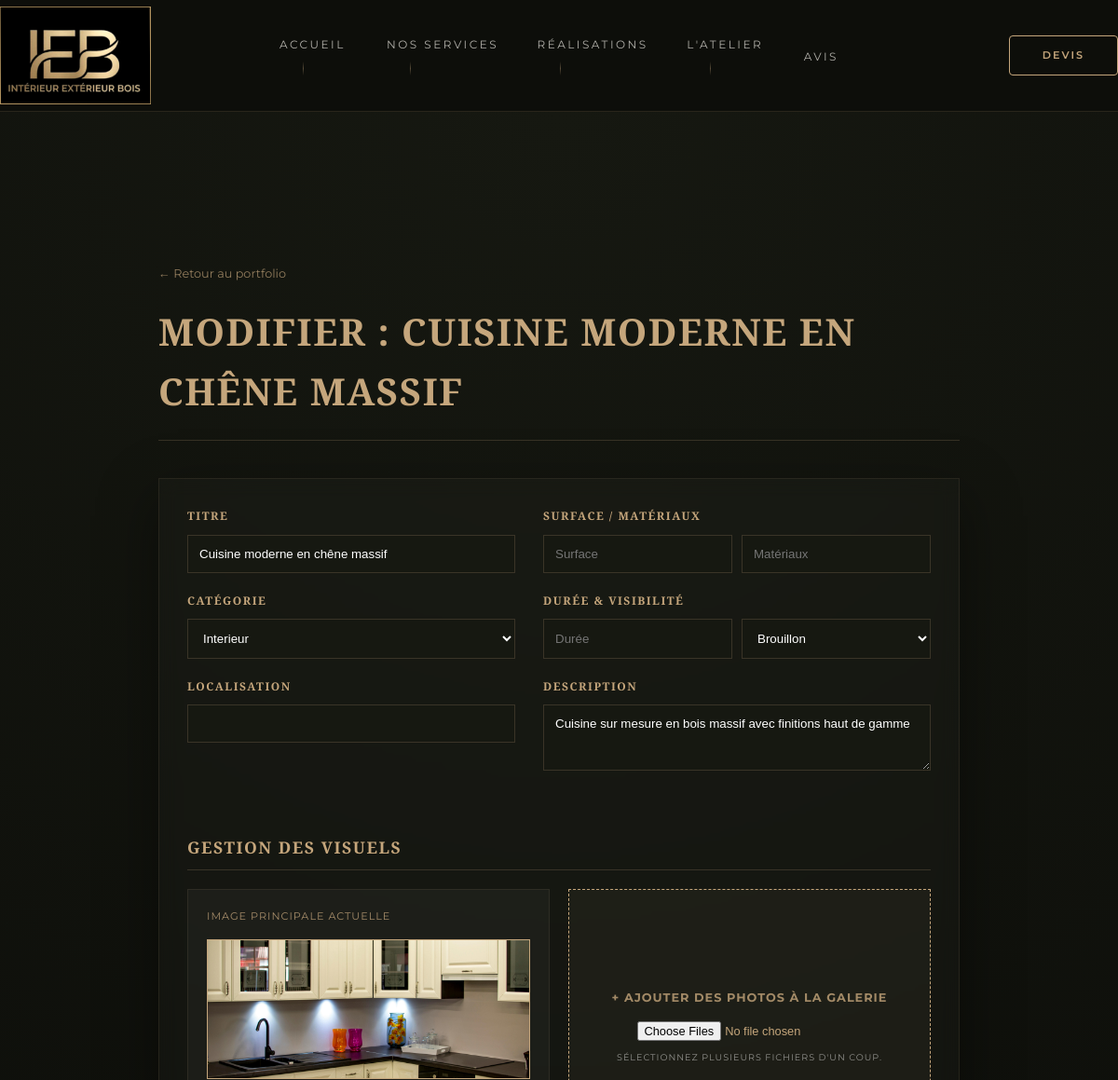
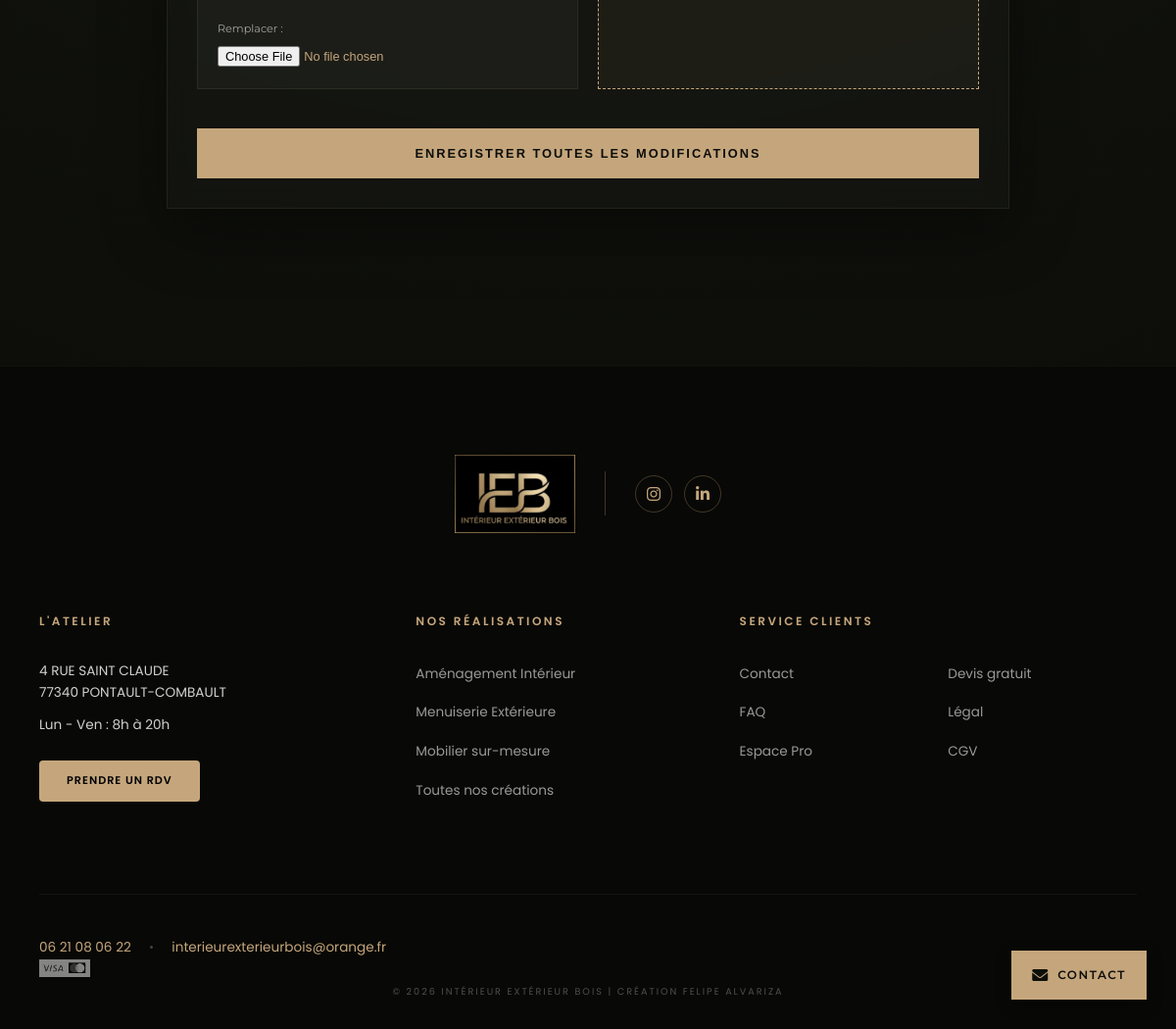
The app's page /admin/edit_projet.php?id=1 (signed in) with its own data (2 pictures, top to bottom).
### tables this page shows
CREATE TABLE IF NOT EXISTS `projets` (
  `id` int(11) NOT NULL AUTO_INCREMENT,
  `titre` varchar(255) NOT NULL,
  `slug` varchar(255) DEFAULT NULL,
  `description` mediumtext DEFAULT NULL,
  `type` varchar(100) DEFAULT NULL,
  `localisation` varchar(255) DEFAULT NULL,
  `surface` varchar(50) DEFAULT NULL,
  `materiaux` mediumtext DEFAULT NULL,
  `duree` varchar(100) DEFAULT NULL,
  `image_principale` varchar(255) DEFAULT NULL,
  `statut` enum('brouillon','publie','corbeille') DEFAULT 'brouillon',
  `date_creation` datetime DEFAULT current_timestamp(),
  PRIMARY KEY (`id`)
);

### src/admin/edit_projet.php (the view, shortened to what this page needs)
<?php
require_once('../includes/db.php');
$id = isset($_GET['id']) ? intval($_GET['id']) : 0;
$stmt = $pdo->prepare("SELECT * FROM projets WHERE id = ?");
$stmt->execute([$id]);
$p = $stmt->fetch();
include('../includes/header.php');
?>
<link rel="stylesheet" href="../css/admin.css">
<main class="admin-main">
    <div class="container" style="max-width: 900px; margin: 0 auto; padding: 40px 20px;">
        <header style="margin-bottom: 40px; border-bottom: 1px solid rgba(197, 166, 124, 0.2); padding-bottom: 20px;">
            <a href="projets.php" class="btn-action" style="margin-bottom: 20px; display: inline-block; color: #c5a67c; text-decoration: none;">← Retour au portfolio</a>
            <h1 class="serif-gold" style="color: #c5a67c; font-family: 'Playfair Display', serif; font-size: 2.5rem;">Modifier : <?= htmlspecialchars($p['titre']) ?></h1>
        </header>
        <form action="" method="POST" enctype="multipart/form-data" class="card-premium" style="background: rgba(255, 255, 255, 0.02); padding: 30px; border: 1px solid rgba(197, 166, 124, 0.1);">
            <div style="display: grid; grid-template-columns: 1fr 1fr; gap: 30px;">
                <div>
                    <div style="margin-bottom: 20px;">
                        <label class="serif-gold" style="font-size: 0.75rem; display: block; margin-bottom: 10px; color: #c5a67c; text-transform: uppercase;">Titre</label>
                        <input type="text" name="titre" value="<?= htmlspecialchars($p['titre']) ?>" required style="width: 100%; background: #161811; border: 1px solid rgba(197, 166, 124, 0.2); padding: 12px; color: #fff;">
                    </div>
                    <div style="margin-bottom: 20px;">
                        <label class="serif-gold" style="font-size: 0.75rem; display: block; margin-bottom: 10px; color: #c5a67c; text-transform: uppercase;">Catégorie</label>
                        <select name="type" style="width: 100%; background: #161811; border: 1px solid rgba(197, 166, 124, 0.2); padding: 12px; color: #fff;">
                            <?php
                            $categories = ['interieur', 'exterieur', 'sur-mesure', 'pro', 'renovation'];
                            foreach($categories as $cat): ?>
                                <option value="<?= $cat ?>" <?= ($p['type'] == $cat) ? 'selected' : '' ?>><?= ucfirst($cat) ?></option>
                            <?php endforeach; ?>
                        </select>
                    </div>
                    <div style="margin-bottom: 20px;">
                        <label class="serif-gold" style="font-size: 0.75rem; display: block; margin-bottom: 10px; color: #c5a67c; text-transform: uppercase;">Localisation</label>
                        <input type="text" name="localisation" value="<?= htmlspecialchars($p['localisation'] ?? '') ?>" style="width: 100%; background: #161811; border: 1px solid rgba(197, 166, 124, 0.2); padding: 12px; color: #fff;">
                    </div>
                </div>
                <div>
                    <div style="margin-bottom: 20px;">
                        <label class="serif-gold" style="font-size: 0.75rem; display: block; margin-bottom: 10px; color: #c5a67c; text-transform: uppercase;">Surface / Matériaux</label>
                        <div style="display: flex; gap: 10px;">
                            <input type="text" name="surface" placeholder="Surface" value="<?= htmlspecialchars($p['surface'] ?? '') ?>" style="flex: 1; background: #161811; border: 1px solid rgba(197, 166, 124, 0.2); padding: 12px; color: #fff;">
                            <input type="text" name="materiaux" placeholder="Matériaux" value="<?= htmlspecialchars($p['materiaux'] ?? '') ?>" style="flex: 1; background: #161811; border: 1px solid rgba(197, 166, 124, 0.2); padding: 12px; color: #fff;">
                        </div>
                    </div>
                    <div style="margin-bottom: 20px;">
                        <label class="serif-gold" style="font-size: 0.75rem; display: block; margin-bottom: 10px; color: #c5a67c; text-transform: uppercase;">Durée & Visibilité</label>
                        <div style="display: flex; gap: 10px;">
                            <input type="text" name="duree" placeholder="Durée" value="<?= htmlspecialchars($p['duree'] ?? '') ?>" style="flex: 1; background: #161811; border: 1px solid rgba(197, 166, 124, 0.2); padding: 12px; color: #fff;">
                            <select name="statut" style="flex: 1; background: #161811; border: 1px solid rgba(197, 166, 124, 0.2); padding: 12px; color: #fff;">
                                <option value="brouillon" <?= ($p['statut'] == 'brouillon') ? 'selected' : '' ?>>Brouillon</option>
                            </select>
                        </div>
                    </div>
                    <div style="margin-bottom: 20px;">
                         <label class="serif-gold" style="font-size: 0.75rem; display: block; margin-bottom: 10px; color: #c5a67c; text-transform: uppercase;">Description</label>
                         <textarea name="description" rows="3" style="width: 100%; background: #161811; border: 1px solid rgba(197, 166, 124, 0.2); padding: 12px; color: #fff; font-family: sans-serif;"><?= htmlspecialchars($p['description'] ?? '') ?></textarea>
                    </div>
                </div>
            </div>
            <h3 class="serif-gold" style="margin-top: 40px; border-bottom: 1px solid rgba(197, 166, 124, 0.2); padding-bottom: 10px; font-size: 1.1rem; color: #c5a67c;">Gestion des visuels</h3>
            <div style="display: grid; grid-template-columns: 1fr 1fr; gap: 20px; margin-top: 20px;">
                <div style="background: rgba(255,255,255,0.03); padding: 20px; border: 1px solid rgba(197, 166, 124, 0.1);">
                    <p style="font-size: 0.7rem; color: #c5a67c; text-transform: uppercase; margin-bottom: 15px;">Image principale actuelle</p>
                    <img src="../<?= $p['image_principale'] ?>" style="width: 100%; height: 150px; object-fit: cover; border: 1px solid #c5a67c; margin-bottom: 15px;">
                    <label style="font-size: 0.7rem; color: #fff; opacity: 0.6; display: block; margin-bottom: 5px;">Remplacer :</label>
                    <input type="file" name="image" accept="image/*" style="font-size: 0.8rem; color: #c5a67c;">
                </div>
                <div style="background: rgba(197, 166, 124, 0.05); padding: 20px; border: 1px dashed #c5a67c; display: flex; flex-direction: column; justify-content: center; text-align: center;">
                    <p style="font-size: 0.8rem; color: #c5a67c; margin-bottom: 15px; font-weight: bold;">+ AJOUTER DES PHOTOS À LA GALERIE</p>
                    <input type="file" name="galerie[]" multiple accept="image/*" style="font-size: 0.8rem; color: #c5a67c; margin: 0 auto;">
                    <p style="font-size: 0.6rem; color: #fff; opacity: 0.5; margin-top: 10px;">Sélectionnez plusieurs fichiers d'un coup.</p>
                </div>
            </div>
            <button type="submit" class="btn-gold" style="width: 100%; cursor: pointer; margin-top: 40px; padding: 18px; background: #c5a67c; color: #0d0e0a; border: none; font-weight: bold; letter-spacing: 2px; text-transform: uppercase;">
                Enregistrer toutes les modifications
            </button>
        </form>
    </div>
</main>
<?php include('../includes/footer.php'); ?>

### src/css/style.css (style rules this page uses)
:root { --dark-wood: #0d0e0a; --bg-light: #161811; --light-beige: #f4f1ea; --gold-accent: #c5a67c; --gold-glow: rgba(197, 166, 124, 0.3); --transition-luxe: all 0.6s cubic-bezier(0.16, 1, 0.3, 1); }
.container { width: 90%; max-width: 1400px; margin: 0 auto; }
.card-premium { background: rgba(255,255,255,0.02); border: 1px solid rgba(197,166,124,0.08); box-shadow: 0 20px 60px rgba(0,0,0,0.4); }
* { box-sizing: border-box; margin: 0; padding: 0; }
body { font-family: 'Montserrat', sans-serif; background: linear-gradient( to bottom, #0d0e0a 0%, #141610 30%, #161811 60%, #1a1c14 100% ); color: var(--light-beige); -webkit-font-smoothing: antialiased; line-height: 1.6; overflow-x: hidden; }
h1, h2, h3 { font-family: 'Playfair Display', serif; font-weight: 600; }
.btn-gold { width: 100%; padding: 20px; background: var(--gold-accent); color: #1a1c14; border: none; text-transform: uppercase; letter-spacing: 3px; font-weight: 700; cursor: pointer; transition: all 0.4s ease; margin-top: 10px; }
:root { --gold-accent: #c5a67c; --gold-glow: rgba(197, 166, 124, 0.4); --light-beige: #f5f5f0; }
html { scroll-behavior: smooth; }
h1, h2 { letter-spacing: -0.02em; }
html, body { max-width: 100%; overflow-x: hidden; width: 100%; }

### src/css/header.css (style rules this page uses)
html, body { max-width: 100%; overflow-x: hidden; width: 100%; position: relative; }
html, body { max-width: 100% !important; overflow-x: hidden !important; position: relative; width: 100%; }

### src/css/admin.css (style rules this page uses)
:root { --dark-wood: #0d0e0a; --bg-light: #161811; --light-beige: #f4f1ea; --gold-accent: #c5a67c; --gold-glow: rgba(197, 166, 124, 0.2); --transition-luxe: all 0.6s cubic-bezier(0.16, 1, 0.3, 1); }
body { background-color: var(--dark-wood); color: var(--light-beige); font-family: 'Montserrat', sans-serif; margin: 0; line-height: 1.6; }
.admin-main { padding: 120px 0; background: radial-gradient(circle at top center, var(--bg-light) 0%, var(--dark-wood) 100%); min-height: 100vh; }
.serif-gold { font-family: 'Playfair Display', serif; color: var(--gold-accent); letter-spacing: 1.5px; font-weight: 600; text-transform: uppercase; }
.card-premium { background: rgba(255, 255, 255, 0.02); border: 1px solid rgba(197, 166, 124, 0.1); padding: 40px; position: relative; transition: var(--transition-luxe); overflow: hidden; backdrop-filter: blur(10px); }
.card-premium h3 { font-family: 'Playfair Display', serif; font-size: 3rem; margin: 0; color: var(--gold-accent) !important; }
.card-premium p { text-transform: uppercase; letter-spacing: 1px; font-size: 0.8rem; opacity: 0.8; }
.btn-gold { display: inline-block; padding: 12px 25px; background: transparent; border: 1px solid var(--gold-accent); color: var(--gold-accent); text-decoration: none; text-transform: uppercase; font-size: 0.8rem; letter-spacing: 1px; font-weight: 600; transition: var(--transition-luxe); }
.btn-action { color: var(--light-beige); text-decoration: none; font-size: 0.8rem; margin-right: 15px; opacity: 0.7; transition: 0.3s; }
select option { background-color: #1a1a1a; color: white; padding: 10px; }

### src/css/footer.css (style rules this page uses)
html, body { max-width: 100%; overflow-x: hidden; width: 100%; height: 100%; margin: 0; padding: 0; position: relative; }

### records on screen
projets: titre "CUISINE MODERNE EN CHÊNE MASSIF", titre "Cuisine moderne en chêne massif", type "Interieur", statut "Brouillon", description "Cuisine sur mesure en bois massif avec finitions haut de gamme", image_principale (picture)
